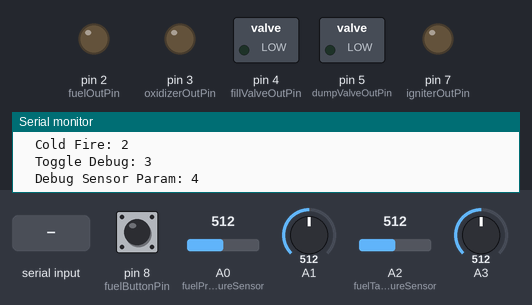
A sketch run on a simulated Arduino Uno, built with avr-gcc and run on an emulated ATmega328P. Parts: switched loads named in the sketch (green lamp = pin HIGH), output pins drawn as LEDs (lit = HIGH), the last lines printed to the serial monitor. Inputs (shaded band) come from the test bench; at power-on: pin 8 (fuelButtonPin) HIGH, A0 (fuelPressureSensor) = 512, A1 = 512, A2 (fuelTankPressureSensor) = 512, A3 = 512.

Above: at 1.2 s.
1.3 s: "2\n" received over Serial
At 2.34 s:
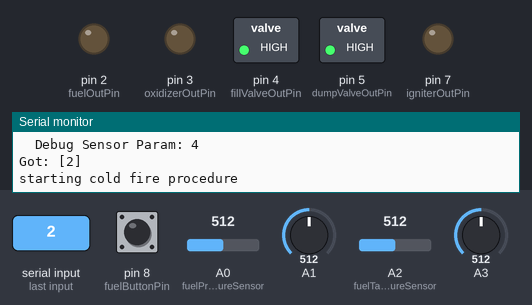
At 2.7 s:
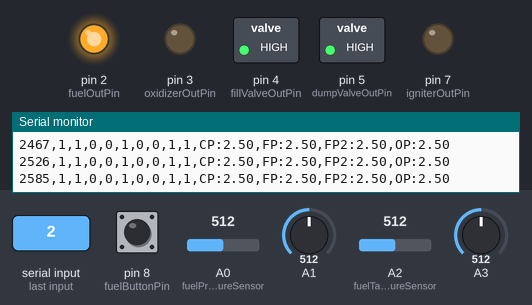
4.3 s: "fuelOUT" received over Serial
At 7.2 s:
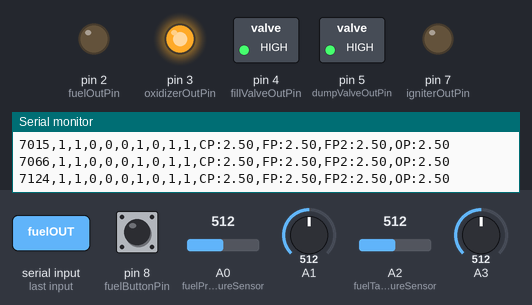
7.3 s: pin 8 (fuelButtonPin) pulled LOW for 3.2 s
13.5 s: "4\n" received over Serial
Timing chart, 0 to 16.5 s (numbered marks = the images above; inputs shaded):
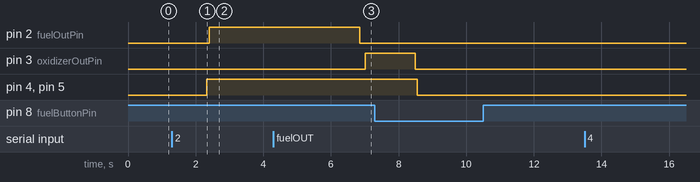

The sketch:

testStandController.ino
```cpp
#include <Vector.h>
// cli write to arduino:
// arduino-cli compile -b arduino:avr:uno ~/Arduino/testStandController
// arduino-cli compile -b arduino:avr:uno ~/Arduino/testStandController -u
// arduino-cli compile -b arduino:avr:mega ~/Arduino/testStandController -u

// constants
// MEGA CONSTANTS
// const int chamberPressureSensor = A2;  // chamber pressure sensor pin
// const int fuelPressureSensor = A5;     // fuel pressure sensor pin
// const int fuelTankPressureSensor = A4;    // fuel pressure before the tank pin
// const int oxidizerPressureSensor = A1; // oxidizer pressure sensor pin
//
// const int oxidizerButtonPin = 47;   // the pin for the physical test stand ox button
// const int fuelButtonPin = 53;       // the pin for the physical test stand fuel button
// const int fuelOutPin = 35;     // the pin that fires the relay connected to the fuel
//                                    // solenoid
// const int oxidizerOutPin = 37; // the pin that fires the relay connected to the
//                                    // oxidizer solenoid
// const int fillValveOutPin = 39;   // fuel tank pressure fill valve
// const int dumpValveOutPin = 41;   // fuel tank pressure dump valve
//
// const int igniterButtonPin = 0;    // igniter physical button pin
// const int igniterOutPin = 43; // the pin that fires the relay connected to the igniter
//                                   // solenoid
// END MEGA CONSTANTS

// UNO CONSTANTS
const int fuelPressureSensor = A0; // the pin for the fuel pressure sensor
const int chamberPressureSensor = A1;
const int fuelTankPressureSensor = A2;
const int oxidizerPressureSensor = A3;

const int fuelButtonPin = 8; // the pin for the physical test stand fuel button
const int oxidizerButtonPin = 9;

const int fuelOutPin = 2;       // the pin that fires the relay connected to the fuel
                                // solenoid
const int oxidizerOutPin = 3;   // the pin that fires the relay connected to the
                                // oxidizer solenoid
const int fillValveOutPin = 4;  // fuel tank pressure fill valve
const int dumpValveOutPin = 5;  // fuel tank pressure dump valve
const int igniterButtonPin = 6; // igniter physical button pin
const int igniterOutPin = 7;    // the pin that fires the relay connected to the igniter
                                // solenoid
// END UNO CONSTANTS

// FUEL PRESSURE SENSOR DATA
// starts at 1.x volts and 40 psi is about 3.x volts
// AEM-50PSIA
// 0.5 = -14.5, 4.5 = 35.3 PSI
// 0.5 = 0,     4.5 = 343.385 kPa
// Transfer Function: PSI = (12.5*(Voltage))-20.95
//

// variables
const int fuelOperatingPressure = 1;
const int oxidizerOperatingPressure = 100;
const int tankPressureAbortTime = 30000;
const int logSampleTimeMillis = 20;

// pressure sensor params
// int sensorRawValue;
// int pressureOffset = 102; // zero pressure adjust
// int pressureFullScale = 922; // max pressure (span) adjust
// float pressurePressure;
// end pressure sensor params

int DEBUG = 0;
int fuelButtonState = 1;
int oxidizerButtonState = 0;
int igniterButtonState = 0;

int fuelOUT = 0;
int oxidizerOUT = 0;
int igniterOUT = 0;
int dumpValveOUT = 0;
int fillValveOUT = 0;

unsigned long debounceDelay = 5;
Vector<String> globalLog; // vector should be a lib in arduino

int counter = 0;
unsigned long startTime = millis();

enum systemStates
{
  idle,
  coldFire,
  testLogger,
  hotFire,
  toggleDebug,
  debugSensorParams
};
systemStates systemState = idle;
systemStates systemStatePrev = idle;

float getSensorVoltage(int);
void printOptions(void);
void changeSystemState(systemStates);
float getFuelPressure(void);
float getFuelPressure2(void);
void printFuelPressure(void);
void runColdFire(void);
void runTestLogger(void);
void toggleOutput(String);
void timedLogger(int);
void runToggleDebug(void);
void runDebugSensorParams(void);

void setup()
{
  // Serial setup
  Serial.begin(9600);

  // Button setup
  pinMode(fuelButtonPin, INPUT_PULLUP);
  pinMode(oxidizerButtonPin, INPUT);

  pinMode(fuelOutPin, OUTPUT);
  pinMode(oxidizerOutPin, OUTPUT);
  pinMode(igniterOutPin, OUTPUT);

  pinMode(dumpValveOutPin, OUTPUT);
  pinMode(fillValveOutPin, OUTPUT);

  // init pins ?
  digitalWrite(fuelOutPin, LOW);
  digitalWrite(oxidizerOutPin, LOW);
  digitalWrite(dumpValveOutPin, LOW);
  digitalWrite(fillValveOutPin, LOW);
  digitalWrite(igniterOutPin, LOW);

  // wait a few seconds so the cli is up then present the message
  delay(15);
  Serial.println("");
  printOptions();
}

// main program loop
void loop()
{
  if (systemStatePrev != idle)
  {
    printOptions();
    systemStatePrev = systemState;
  }

  if (Serial.available() > 0)
  {
    // read the incoming byte:
    int request = Serial.readString().toInt();
    Serial.print("Got: [");
    Serial.print(request); // print as an ASCII-encoded decimal
    Serial.println("]");
    switch(request) {
      case 1:
        changeSystemState(testLogger);
        runTestLogger();
        break;
      case 2:
        changeSystemState(coldFire);
        runColdFire();
        break;
      case 3:
        changeSystemState(toggleDebug);
        runToggleDebug();
        break;
      case 4:
        changeSystemState(debugSensorParams);
        runDebugSensorParams();
        break;
      default:
        Serial.println("Incoming byte does not match, setting state to Idle");
        printOptions();
        changeSystemState(idle);
    }
  }
  else
  {
    fuelButtonState = digitalRead(fuelButtonPin);
    if (fuelButtonState == 0)
    {
      changeSystemState(coldFire);
    }
  }
}

void runToggleDebug(void)
{
  DEBUG = !DEBUG;
  changeSystemState(idle);
  return;
}

void timedLogger(int totalTime = 1)
{
  // what we want to do here is have a loop that runs ever x mills of sample time then exit
  int count = 0;
  int maxCount = totalTime / logSampleTimeMillis;
  if (maxCount == 0) {
    maxCount = 1;
  }
  while (count < maxCount)
  {
    Serial.println(String(
      String(millis() - startTime) + "," + systemState + "," + fuelButtonState + "," + oxidizerButtonState + "," + igniterButtonState + "," + fuelOUT + "," + oxidizerOUT + "," + igniterOUT + "," + fillValveOUT + "," + dumpValveOUT + ",CP:" + getSensorVoltage(chamberPressureSensor) + ",FP:" + getSensorVoltage(fuelPressureSensor) + ",FP2:" + getSensorVoltage(fuelTankPressureSensor) + ",OP:" + getSensorVoltage(oxidizerPressureSensor)));
    count = count + 1;
  }
}

void toggleOutput(String output)
{
  if (output == "fuelOUT")
  {
    fuelOUT = !fuelOUT;
    digitalWrite(fuelOutPin, fuelOUT);
  }
  else if (output == "oxidizerOUT")
  {
    oxidizerOUT = !oxidizerOUT;
    digitalWrite(oxidizerOutPin, oxidizerOUT);
  }
  else if (output == "igniterOUT")
  {
    igniterOUT = !igniterOUT;
    digitalWrite(igniterOutPin, igniterOUT);
  }
  else if (output == "fillValveOUT")
  {
    fillValveOUT = !fillValveOUT;
    digitalWrite(fillValveOutPin, fillValveOUT);
  }
  else if (output == "dumpValveOUT")
  {
    dumpValveOUT = !dumpValveOUT;
    digitalWrite(dumpValveOutPin, dumpValveOUT);
  }
}

void printOptions(void)
{
  Serial.println("");
  Serial.print("Menu:  DEBUG:[");
  Serial.print(DEBUG);
  Serial.println("]");
  Serial.println("  Test Logger: 1");
  Serial.println("  Cold Fire: 2");
  Serial.println("  Toggle Debug: 3");
  Serial.println("  Debug Sensor Param: 4");
  Serial.println("");
}

void changeSystemState(systemStates newState)
{
  systemStatePrev = systemState;
  systemState = newState;
}

float getFuelPressure(void)
{
  int sensorValue = analogRead(fuelPressureSensor);
  float voltage = sensorValue * (5.0 / 1023.0);
  // PSI = (12.5*(Voltage))-20.95 AEM 50PSiA sensor
  return ((12.5 * voltage) - 20.95); // need a better way to do this for multiple sensors
}

float getFuelPressure2(void)
{
  int sensorValue = analogRead(fuelTankPressureSensor);
  float voltage = sensorValue * (5.0 / 1023.0);
  return voltage;
}

void printFuelPressure(void)
{
  Serial.print("FP: [");
  Serial.print(getFuelPressure());
  Serial.println("]");
}

float getSensorVoltage(int sensor)
{
  int sensorValue = analogRead(sensor);
  float voltage = sensorValue * (5.0 / 1023.0);
  return voltage;
}

void runTestLogger(void)
{
  int counter = 0;
  while (counter < 20)
  {
    timedLogger();
    delay(100);
    timedLogger();
    counter = counter + 1;
  }
  changeSystemState(idle);
}

void runDebugSensorParams(void) {
  Serial.println("Debug Sensor Params");

  // // pressure sensor params
  int sensorRawValue;
  int pressureOffset = 102; // zero pressure adjust
  int pressureFullScale = 922; // max pressure (span) adjust
  float pressureMultiply = 1.2;
  float pressurePressure;
  // // end pressure sensor params

  Serial.print("current: pressureOffset: [");
  Serial.print(pressureOffset);
  Serial.print("] pressureFullScale: [");
  Serial.print(pressureFullScale);
  Serial.print("] pressureMultiply: [");
  Serial.print(pressureMultiply);
  Serial.print("]");
  sensorRawValue = analogRead(A0);
  Serial.print(" Raw A/D: [");
  Serial.print(sensorRawValue);
  Serial.print("]");
  pressurePressure = (sensorRawValue - pressureOffset) * pressureMultiply / (pressureFullScale - pressureOffset); // pressure conversion
  Serial.print(" pressure: [");
  Serial.print(pressurePressure, 3); // three decimal places
  Serial.println("] PSI");

  // get new pressureOffset:
  Serial.print("Enter new pressure offset: ");
  while(Serial.available() <= 0) {}
  pressureOffset = Serial.readString().toInt();
  Serial.print("Got: ");
  Serial.println(pressureOffset);

  // get new pressureFullScale
  Serial.print("Enter new pressure full scale: ");
  while(Serial.available() <= 0) {}
  pressureFullScale = Serial.readString().toInt();
  Serial.print("Got: ");
  Serial.println(pressureFullScale);

  // get new pressureMultiply
  Serial.print("Enter new pressure multiply: ");
  while(Serial.available() <= 0) {}
  pressureMultiply = Serial.readString().toFloat();
  Serial.print("Got: ");
  Serial.println(pressureMultiply);


  Serial.print("new: pressureOffset: [");
  Serial.print(pressureOffset);
  Serial.print("] pressureFullScale: [");
  Serial.print(pressureFullScale);
  Serial.print("] pressureMultiply: [");
  Serial.print(pressureMultiply);
  Serial.print("]");
  sensorRawValue = analogRead(A0);
  Serial.print(" Raw A/D: [");
  Serial.print(sensorRawValue);
  Serial.print("]");
  pressurePressure = (sensorRawValue - pressureOffset) * pressureMultiply / (pressureFullScale - pressureOffset); // pressure conversion
  Serial.print(" pressure: [");
  Serial.print(pressurePressure, 3); // three decimal places
  Serial.println("] PSI");
  delay(500);

  changeSystemState(idle);
  return;
}

void runColdFire(void)
{
  Serial.println("starting cold fire procedure");
  timedLogger();

  // pressurize fuel tank
  if (DEBUG) Serial.println("pressurizing fuel tank, closing dump valve, opening fill valve");
  // this means to close the normally open dump valve
  toggleOutput("dumpValveOUT");
  // open the fill valve
  toggleOutput("fillValveOUT");

  // check if fuel pressure comes up to operating pressure
  float pressureStartTime = millis();
  while (getSensorVoltage(fuelTankPressureSensor) < fuelOperatingPressure)
  {
    timedLogger(500);
    //    timedLogger();
    //    delay(500);
    if ((millis() - pressureStartTime) > tankPressureAbortTime)
    {
      if (DEBUG) Serial.println("Fuel pressure never came up, hit time out, aborting...");
      toggleOutput("fillValveOUT");
      toggleOutput("dumpValveOUT");
      if (DEBUG) Serial.println("Cold Fire failed, returning to Idle");
      changeSystemState(idle);
      return;
    }
  }
  if (DEBUG) Serial.println("completed pressure fill ");
  printFuelPressure();

  // check if oxidizer comes up to operating pressure
  // TBD

  // fire igniter
  /* not for cold fire
  Serial.println("firing igniter");
  digitalWrite(igniterOutPin, HIGH);
  delay(1500);
  digitalWrite(igniterOutPin, LOW);
  */

  // open oxidizer solenoid for x seconds
  if (DEBUG) Serial.println("opening fuel solenoid 500 millis ");
  timedLogger();
  toggleOutput("fuelOUT");
  timedLogger(1500);
  toggleOutput("fuelOUT");
  if (DEBUG) Serial.println("closed fuel solenoid ");
  timedLogger();
  delay(100);
  if (DEBUG) Serial.println("opening oxidizer solenoid 500 millis ");
  timedLogger();
  toggleOutput("oxidizerOUT");
  timedLogger(500);
  toggleOutput("oxidizerOUT");
  if (DEBUG) Serial.println("closed oxidizer solenoid ");
  timedLogger();

  // depressurize fuel tank
  toggleOutput("fillValveOUT");
  toggleOutput("dumpValveOUT");

  // complete
  timedLogger();
  if (DEBUG) Serial.println("cold flow is complete setting state to idle");

  changeSystemState(idle);
}
```

Measured:
- after the input at 1.3 s, pin 2 (fuelOutPin): LOW → HIGH after 1.1 s; pin 4 (fillValveOutPin), pin 5 (dumpValveOutPin): LOW → HIGH after 1.0 s
